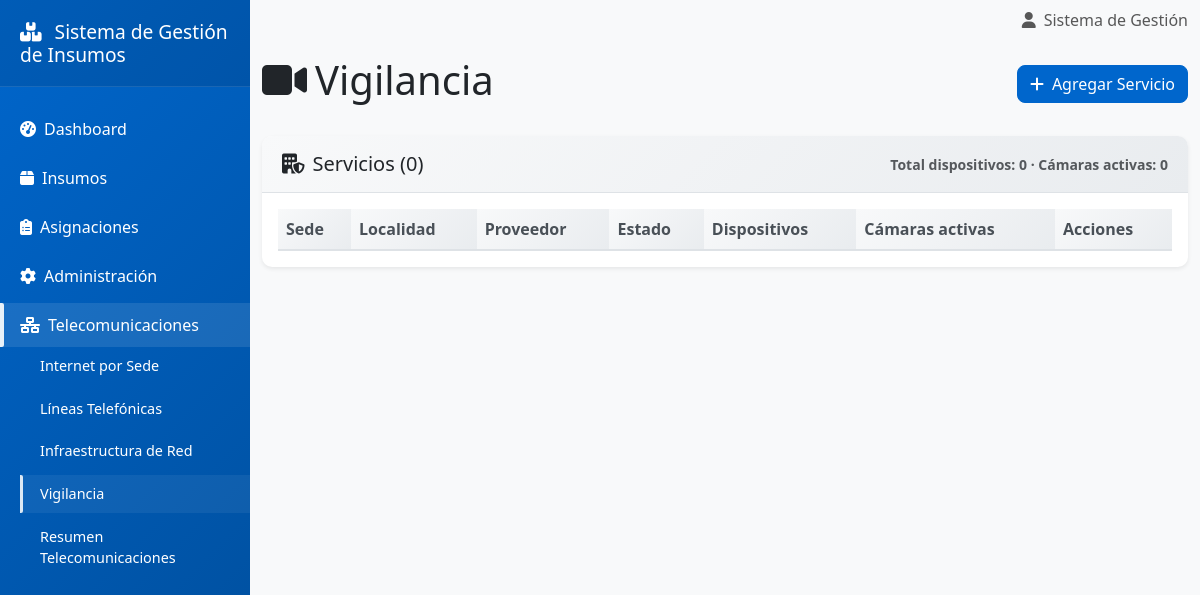
Before: /pages/admin/telecom_vigilancia.php with the older database file.
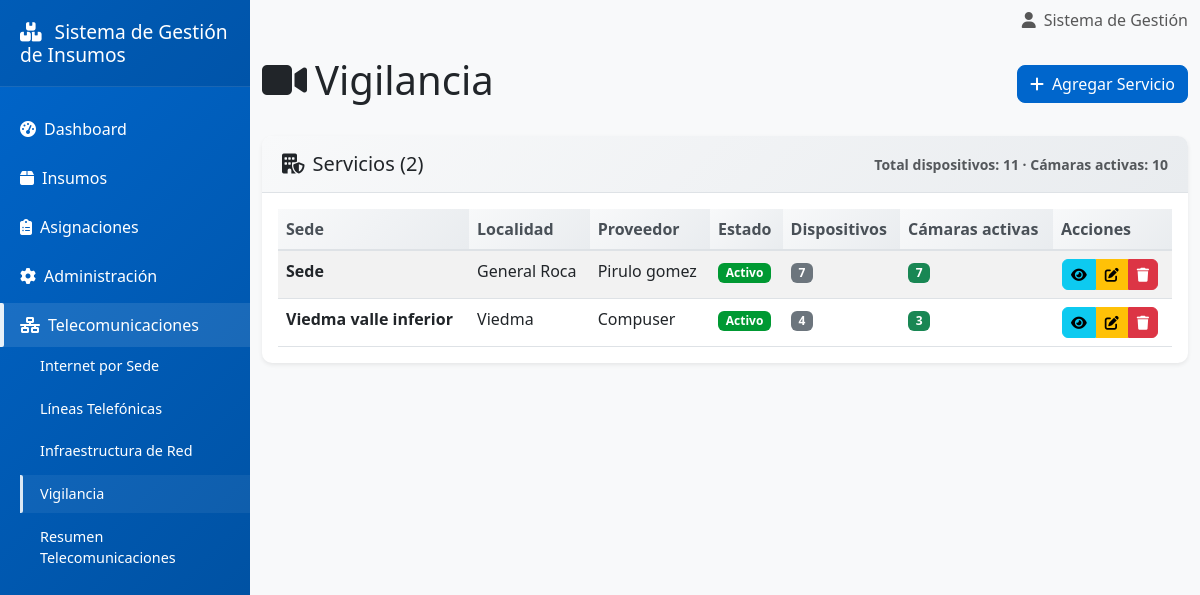
After: the same page with the newer database file.
### tables this page shows
CREATE TABLE `sedes_vigilancia` (
  `id_vigilancia` int(11) NOT NULL,
  `id_sede` int(11) NOT NULL,
  `proveedor` varchar(100) NOT NULL,
  `estado_servicio` enum('Activo','Pendiente','De Baja') NOT NULL DEFAULT 'Activo',
  `observaciones` varchar(255) DEFAULT NULL
);

CREATE TABLE `sedes` (
  `id_sede` int(11) NOT NULL,
  `id_localidad` int(11) NOT NULL,
  `nombre_sede` varchar(100) NOT NULL,
  `direccion` varchar(255) DEFAULT NULL,
  `delegado_nombre` varchar(100) DEFAULT NULL,
  `delegado_apellido` varchar(100) DEFAULT NULL,
  `delegado_telefono` varchar(50) DEFAULT NULL,
  `responsable_nombre` varchar(100) DEFAULT NULL,
  `responsable_apellido` varchar(100) DEFAULT NULL,
  `responsable_telefono` varchar(50) DEFAULT NULL
);

CREATE TABLE `localidades` (
  `id_localidad` int(11) NOT NULL,
  `id_zona` int(11) NOT NULL,
  `nombre_localidad` varchar(100) NOT NULL
);

### includes/config.php (called while the page is built, shortened)
<?php
function app_base_url(): string { return APP_BASE_URL; }
?>

### pages/admin/telecom_vigilancia.php (the view, shortened to what this page needs)
<?php
require_once '../../includes/config.php';
$db = conectarDB();
$servicios = $db->query("SELECT v.*, s.nombre_sede, l.nombre_localidad FROM sedes_vigilancia v JOIN sedes s ON s.id_sede=v.id_sede JOIN localidades l ON l.id_localidad=s.id_localidad ORDER BY l.nombre_localidad, s.nombre_sede, v.proveedor")->fetchAll();
$rowsDispCount = $db->query("SELECT id_vigilancia, COALESCE(SUM(cantidad),0) AS total_dispositivos FROM sedes_vigilancia_dispositivos GROUP BY id_vigilancia")->fetchAll();
$rowsCamsAct = $db->query("SELECT id_vigilancia, COALESCE(SUM(cantidad),0) AS cam_activas FROM sedes_vigilancia_dispositivos WHERE tipo_dispositivo='Cámara' AND estado='Activo' GROUP BY id_vigilancia")->fetchAll();
$dispCount = [];
$camActivas = [];
foreach ($rowsDispCount as $r) { $dispCount[(int)$r['id_vigilancia']] = (int)$r['total_dispositivos']; }
foreach ($rowsCamsAct as $r) { $camActivas[(int)$r['id_vigilancia']] = (int)$r['cam_activas']; }
include '../../includes/header.php';
?>
<div class="row">
  <div class="col-12 d-flex justify-content-between align-items-center mb-4">
    <h1><i class="fas fa-video me-2"></i>Vigilancia</h1>
    <div class="d-flex gap-2">
      <button class="btn btn-primary" data-bs-toggle="modal" data-bs-target="#modalServ"><i class="fas fa-plus me-2"></i>Agregar Servicio</button>
    </div>
  </div>
</div>
<div class="row g-3">
  <div class="col-12">
    <div class="card">
      <div class="card-header d-flex justify-content-between align-items-center"><h5 class="mb-0"><i class="fas fa-building-shield me-2"></i>Servicios (<?php echo count($servicios); ?>)</h5><div class="small text-muted">Total dispositivos: <strong><?php echo array_sum($dispCount ?: []); ?></strong> · Cámaras activas: <strong><?php echo array_sum($camActivas ?: []); ?></strong></div></div>
      <div class="card-body">
        <div class="table-responsive">
          <table class="table table-striped datatable"><thead><tr><th>Sede</th><th>Localidad</th><th>Proveedor</th><th>Estado</th><th>Dispositivos</th><th>Cámaras activas</th><th>Acciones</th></tr></thead><tbody>
            <?php foreach($servicios as $v): ?>
            <tr>
              <td><strong><?php echo htmlspecialchars($v['nombre_sede']); ?></strong></td>
              <td><?php echo htmlspecialchars($v['nombre_localidad']); ?></td>
              <td><?php echo htmlspecialchars($v['proveedor']); ?></td>
              <td><?php $e=$v['estado_servicio']; $cls=$e==='Activo'?'estado-activa':($e==='Pendiente'?'estado-asignado':'estado-baja'); ?><span class="badge <?php echo $cls; ?>"><?php echo $e; ?></span></td>
              <td><span class="badge bg-secondary"><?php echo (int)($dispCount[(int)$v['id_vigilancia']] ?? 0); ?></span></td>
              <td><span class="badge bg-success"><?php echo (int)($camActivas[(int)$v['id_vigilancia']] ?? 0); ?></span></td>
              <td>
                <div class="btn-group" role="group">
                  <a class="btn btn-sm btn-info" href="<?php echo app_base_url(); ?>/pages/admin/telecom_vigilancia_servicio.php?id_vigilancia=<?php echo (int)$v['id_vigilancia']; ?>" title="Ver detalle" aria-label="Ver detalle"><i class="fas fa-eye" aria-hidden="true"></i></a>
                  <button class="btn btn-sm btn-warning" aria-label="Editar servicio" onclick='editServ(<?php echo json_encode($v, JSON_HEX_TAG|JSON_HEX_APOS|JSON_HEX_AMP|JSON_HEX_QUOT); ?>)'><i class="fas fa-edit" aria-hidden="true"></i></button>
                  <button class="btn btn-sm btn-danger" aria-label="Eliminar servicio" onclick="delServ(<?php echo (int)$v['id_vigilancia']; ?>)"><i class="fas fa-trash" aria-hidden="true"></i></button>
                </div>
              </td>
            </tr>
            <?php endforeach; ?>
          </tbody></table>
        </div>
      </div>
    </div>
  </div>
</div>
<?php include '../../includes/footer.php'; ?>

Changed rows visible on the page:
added sedes_vigilancia: id_sede.nombre_sede "Sede", localidades.nombre_localidad "General Roca", proveedor "Pirulo gomez", estado_servicio "Activo", id_vigilancia "7"
added sedes_vigilancia: id_sede.nombre_sede "Viedma valle inferior", localidades.nombre_localidad "Viedma", proveedor "Compuser", estado_servicio "Activo", id_vigilancia "4", id_vigilancia "3"
Other visible differences:
count($servicios): "0" → "2"
array_sum($dispCount ?: []): "0" → "11"
array_sum($camActivas ?: []): "0" → "10"
